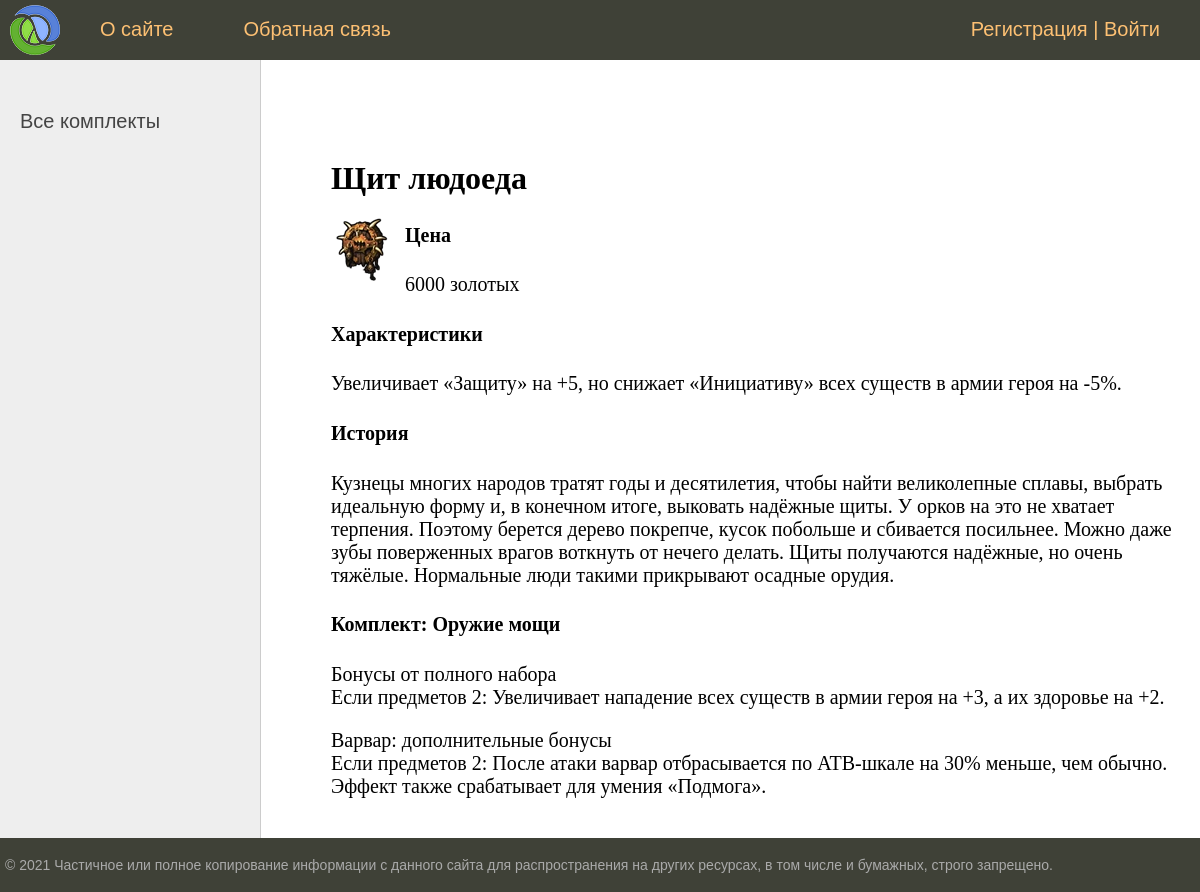
The app's page /post/4/ with its own data.
### Artifacts/models.py (models this page shows, shortened)
class Artifacts(models.Model):
    title = models.CharField(max_length=255)
    stats = models.TextField()
    price = models.IntegerField()
    history = models.TextField()
    slot = models.CharField(max_length=255)
    photo = models.ImageField(upload_to='photos/')
    set = models.ForeignKey(Sets, on_delete=models.DO_NOTHING)
    time_create = models.DateTimeField(auto_now_add=True, blank=True)
    time_update = models.DateTimeField(auto_now=True, blank=True)
    is_published = models.BooleanField(default=True, blank=True)
    class Meta:
        verbose_name = 'Артефакты'
        verbose_name_plural = 'Артефакты'

class Sets(models.Model):
    set_name = models.CharField(max_length=255, db_index=True)
    bonus = models.TextField()
    def __str__(self):
        return self.set_name
    class Meta:
        verbose_name = 'Комплекты'
        verbose_name_plural = 'Комплекты'

### Artifacts/views.py (the view)
# urls.py: path('post/<int:post_id>/', show_post, name='post'),
def show_post(request, post_id):
    post = get_object_or_404(Artifacts, pk=post_id)
    set = get_object_or_404(Sets, pk=post.set_id)
    context = {
        'post': post,
        'menu': menu,
        'title': post.title,
        'set_selected': post.set_id,
        'set': set
    }
    return render(request, 'post.html', context=context)

### Artifacts/templates/post.html
{% extends 'base.html' %}
{% block content %}
<h1>{{post.title}}</h1>
{% if post.photo %}
<p><img class="img-article-left" src="{{post.photo.url}}"></p>
{% endif %}
<h4>Цена</h4>
{{post.price}} золотых
<h4>Характеристики</h4>
{{post.stats}}
<h4>История</h4>
{{post.history}}
<h4> Комплект: {{set}} </h4>
{{set.bonus|linebreaks}}
{% endblock %}

### Artifacts/static/CSS/styles.css (style rules this page uses)
html, body { font-family: 'Arial'; margin: 0; padding: 0; height: 100%; width: 100%; color: #444; }
img { max-width: 600px; height: auto; }
img.img-article-left { max-width: 300px; height: auto; float: left; padding: 0 10px 10px 0; }
.content-text h1 { font-size: 32px; }

### records on screen
Artifacts: title "Щит людоеда", photo (picture), price "6000", stats "Увеличивает «Защиту» на +5, но снижает «Инициативу» всех существ в армии героя на -5%.", history "Кузнецы многих народов тратят годы и десятилетия, чтобы найти великолепные сплавы, выбрать идеальную форму и, в конечном итоге, выковать надёжные щиты. У орков на это не хватает терпения. Поэтому берется дерево покрепче, кусок побольше и сбивается посильнее. Можно даже зубы поверженных врагов воткнуть от нечего делать. Щиты получаются надёжные, но очень тяжёлые. Нормальные люди такими прикрывают осадные орудия."
Sets: set_name "Оружие мощи", bonus "Бонусы от полного набора Если предметов 2: Увеличивает нападение всех существ в армии героя на +3, а их здоровье на +2. Варвар: дополнительные бонусы Если предметов 2: После атаки варвар отбрасывается по ATB-шкале на 30% меньше, чем обычно. Эффект также срабатывает для умения «Подмога»."

### other values on screen
{{ m.title }} "О сайте" "Обратная связь"
